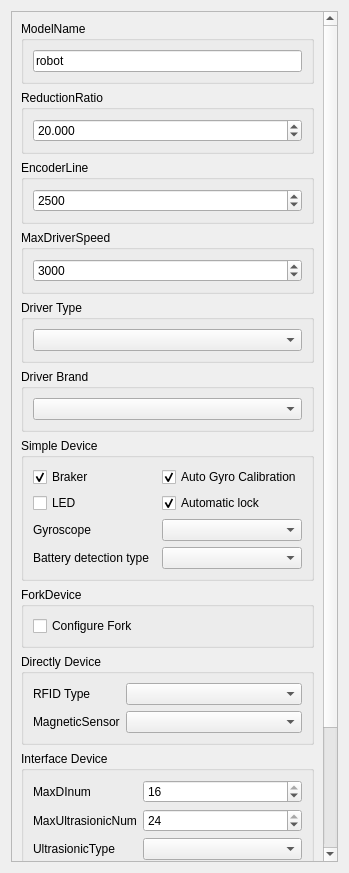
<?xml version="1.0" encoding="UTF-8"?>
<ui version="4.0">
 <class>ModelBasicSettingWidget</class>
 <widget class="QWidget" name="ModelBasicSettingWidget">
  <property name="geometry">
   <rect>
    <x>0</x>
    <y>0</y>
    <width>349</width>
    <height>873</height>
   </rect>
  </property>
  <property name="sizePolicy">
   <sizepolicy hsizetype="Preferred" vsizetype="Preferred">
    <horstretch>0</horstretch>
    <verstretch>0</verstretch>
   </sizepolicy>
  </property>
  <property name="minimumSize">
   <size>
    <width>300</width>
    <height>0</height>
   </size>
  </property>
  <property name="mouseTracking">
   <bool>true</bool>
  </property>
  <property name="focusPolicy">
   <enum>Qt::ClickFocus</enum>
  </property>
  <property name="windowTitle">
   <string>Form</string>
  </property>
  <layout class="QVBoxLayout" name="verticalLayout_8">
   <item>
    <widget class="QScrollArea" name="scrollArea">
     <property name="sizePolicy">
      <sizepolicy hsizetype="Preferred" vsizetype="Preferred">
       <horstretch>0</horstretch>
       <verstretch>0</verstretch>
      </sizepolicy>
     </property>
     <property name="horizontalScrollBarPolicy">
      <enum>Qt::ScrollBarAsNeeded</enum>
     </property>
     <property name="widgetResizable">
      <bool>true</bool>
     </property>
     <widget class="QWidget" name="scrollAreaWidgetContents">
      <property name="geometry">
       <rect>
        <x>0</x>
        <y>0</y>
        <width>333</width>
        <height>1006</height>
       </rect>
      </property>
      <layout class="QVBoxLayout" name="verticalLayout_3">
       <item>
        <widget class="QGroupBox" name="groupBox">
         <property name="title">
          <string>ModelName</string>
         </property>
         <layout class="QVBoxLayout" name="verticalLayout_2">
          <item>
           <widget class="customLineEdit" name="lineEdit_model_name">
            <property name="sizePolicy">
             <sizepolicy hsizetype="Preferred" vsizetype="Fixed">
              <horstretch>0</horstretch>
              <verstretch>0</verstretch>
             </sizepolicy>
            </property>
            <property name="text">
             <string>robot</string>
            </property>
           </widget>
          </item>
         </layout>
        </widget>
       </item>
       <item>
        <widget class="QGroupBox" name="groupBox_7">
         <property name="title">
          <string>ReductionRatio</string>
         </property>
         <layout class="QHBoxLayout" name="horizontalLayout_7">
          <item>
           <widget class="customDoubleSpinBox" name="DoubleSpinBox_reductionRatio">
            <property name="toolTip">
             <string>范围[0,50]</string>
            </property>
            <property name="decimals">
             <number>3</number>
            </property>
            <property name="minimum">
             <double>1.000000000000000</double>
            </property>
            <property name="maximum">
             <double>50.000000000000000</double>
            </property>
            <property name="value">
             <double>20.000000000000000</double>
            </property>
           </widget>
          </item>
         </layout>
        </widget>
       </item>
       <item>
        <widget class="QGroupBox" name="groupBox_8">
         <property name="title">
          <string>EncoderLine</string>
         </property>
         <layout class="QHBoxLayout" name="horizontalLayout_8">
          <item>
           <widget class="customSpinBox" name="SpinBox_encoderLine">
            <property name="toolTip">
             <string>范围[0,5000]</string>
            </property>
            <property name="maximum">
             <number>5000</number>
            </property>
            <property name="singleStep">
             <number>10</number>
            </property>
            <property name="value">
             <number>2500</number>
            </property>
            <property name="displayIntegerBase">
             <number>10</number>
            </property>
           </widget>
          </item>
         </layout>
        </widget>
       </item>
       <item>
        <widget class="QGroupBox" name="groupBox_9">
         <property name="title">
          <string>MaxDriverSpeed</string>
         </property>
         <layout class="QHBoxLayout" name="horizontalLayout_9">
          <item>
           <widget class="customSpinBox" name="SpinBox_maxMotorRpm">
            <property name="toolTip">
             <string>范围[0,10000]</string>
            </property>
            <property name="maximum">
             <number>10000</number>
            </property>
            <property name="singleStep">
             <number>10</number>
            </property>
            <property name="value">
             <number>3000</number>
            </property>
           </widget>
          </item>
         </layout>
        </widget>
       </item>
       <item>
        <widget class="QGroupBox" name="groupBox_driverType">
         <property name="title">
          <string>Driver Type</string>
         </property>
         <layout class="QHBoxLayout" name="horizontalLayout_11">
          <item>
           <widget class="customComboBox" name="ComboBox_driver_type">
            <property name="currentIndex">
             <number>-1</number>
            </property>
           </widget>
          </item>
         </layout>
        </widget>
       </item>
       <item>
        <widget class="QGroupBox" name="groupBox_generalChasiss">
         <property name="title">
          <string>Driver Brand</string>
         </property>
         <layout class="QHBoxLayout" name="horizontalLayout_10">
          <item>
           <widget class="customComboBox" name="comboBox_driverBrand"/>
          </item>
         </layout>
        </widget>
       </item>
       <item>
        <widget class="QGroupBox" name="groupBox_13">
         <property name="title">
          <string>Simple Device</string>
         </property>
         <layout class="QVBoxLayout" name="verticalLayout_4">
          <item>
           <layout class="QGridLayout" name="gridLayout_2">
            <item row="0" column="1">
             <widget class="customCheckBox" name="checkBox_autoGyroCal">
              <property name="text">
               <string>Auto Gyro Calibration</string>
              </property>
              <property name="checked">
               <bool>true</bool>
              </property>
             </widget>
            </item>
            <item row="5" column="0">
             <widget class="QLabel" name="label">
              <property name="text">
               <string>Battery detection type</string>
              </property>
             </widget>
            </item>
            <item row="1" column="1">
             <widget class="customCheckBox" name="checkBox_autoBrake">
              <property name="text">
               <string>Automatic lock</string>
              </property>
              <property name="checked">
               <bool>true</bool>
              </property>
             </widget>
            </item>
            <item row="5" column="1">
             <widget class="customComboBox" name="comboBox_batteryInfo_type">
              <property name="currentIndex">
               <number>-1</number>
              </property>
             </widget>
            </item>
            <item row="0" column="0">
             <widget class="customCheckBox" name="checkBox_brake">
              <property name="text">
               <string>Braker</string>
              </property>
              <property name="checked">
               <bool>true</bool>
              </property>
             </widget>
            </item>
            <item row="1" column="0">
             <widget class="customCheckBox" name="checkBox_LED">
              <property name="text">
               <string>LED</string>
              </property>
             </widget>
            </item>
            <item row="4" column="1">
             <widget class="customComboBox" name="comboBox_gyro">
              <property name="currentIndex">
               <number>-1</number>
              </property>
             </widget>
            </item>
            <item row="4" column="0">
             <widget class="QLabel" name="label_3">
              <property name="text">
               <string>Gyroscope</string>
              </property>
             </widget>
            </item>
           </layout>
          </item>
         </layout>
        </widget>
       </item>
       <item>
        <widget class="QGroupBox" name="groupBox_2">
         <property name="title">
          <string>ForkDevice</string>
         </property>
         <layout class="QVBoxLayout" name="verticalLayout_6">
          <item>
           <widget class="customCheckBox" name="checkBox_forkConfigure">
            <property name="text">
             <string>Configure Fork</string>
            </property>
           </widget>
          </item>
          <item>
           <layout class="QVBoxLayout" name="verticalLayout_fork"/>
          </item>
         </layout>
        </widget>
       </item>
       <item>
        <widget class="QGroupBox" name="groupBox_14">
         <property name="title">
          <string>Directly Device</string>
         </property>
         <layout class="QVBoxLayout" name="verticalLayout_7">
          <item>
           <layout class="QFormLayout" name="formLayout">
            <item row="0" column="0">
             <widget class="QLabel" name="label_RFID_type">
              <property name="text">
               <string>RFID Type</string>
              </property>
             </widget>
            </item>
            <item row="0" column="1">
             <widget class="customComboBox" name="combox_RFID_type">
              <property name="currentIndex">
               <number>-1</number>
              </property>
             </widget>
            </item>
            <item row="1" column="0">
             <widget class="QLabel" name="label_magneticSensor">
              <property name="text">
               <string>MagneticSensor</string>
              </property>
             </widget>
            </item>
            <item row="1" column="1">
             <widget class="customComboBox" name="comboBox_magneticSensor_type">
              <property name="currentIndex">
               <number>-1</number>
              </property>
             </widget>
            </item>
           </layout>
          </item>
         </layout>
        </widget>
       </item>
       <item>
        <widget class="QGroupBox" name="groupBox_15">
         <property name="title">
          <string>Interface Device</string>
         </property>
         <layout class="QHBoxLayout" name="horizontalLayout">
          <item>
           <layout class="QFormLayout" name="formLayout_2">
            <item row="0" column="0">
             <widget class="QLabel" name="label_DI">
              <property name="text">
               <string>MaxDInum</string>
              </property>
             </widget>
            </item>
            <item row="0" column="1">
             <widget class="customSpinBox" name="spinBox_DI">
              <property name="toolTip">
               <string>range:[0,16][The number of DI already exists in the scenario,maxinum]</string>
              </property>
              <property name="maximum">
               <number>16</number>
              </property>
              <property name="value">
               <number>16</number>
              </property>
             </widget>
            </item>
            <item row="1" column="0">
             <widget class="QLabel" name="label_ultrasonic">
              <property name="text">
               <string>MaxUltrasionicNum</string>
              </property>
             </widget>
            </item>
            <item row="1" column="1">
             <widget class="customSpinBox" name="spinBox_ultrasonic">
              <property name="toolTip">
               <string>range:[0,24][The number of Ulstronic already existes in the scenario,maxinum]</string>
              </property>
              <property name="maximum">
               <number>24</number>
              </property>
              <property name="value">
               <number>24</number>
              </property>
             </widget>
            </item>
            <item row="2" column="0">
             <widget class="QLabel" name="label_ultrasonic_type">
              <property name="text">
               <string>UltrasionicType</string>
              </property>
             </widget>
            </item>
            <item row="2" column="1">
             <widget class="customComboBox" name="comboBox_ultrasonic_type">
              <property name="currentIndex">
               <number>-1</number>
              </property>
             </widget>
            </item>
            <item row="3" column="0">
             <widget class="QLabel" name="label_DO">
              <property name="text">
               <string>MaxDoNum</string>
              </property>
             </widget>
            </item>
            <item row="3" column="1">
             <widget class="customSpinBox" name="spinBox_DO">
              <property name="toolTip">
               <string>range:[0,16][The number of DO altready existes in the scenario,maxinum]</string>
              </property>
              <property name="maximum">
               <number>16</number>
              </property>
              <property name="value">
               <number>16</number>
              </property>
             </widget>
            </item>
            <item row="4" column="0">
             <layout class="QVBoxLayout" name="verticalLayout">
              <item>
               <widget class="QLabel" name="label_2">
                <property name="sizePolicy">
                 <sizepolicy hsizetype="Expanding" vsizetype="Preferred">
                  <horstretch>0</horstretch>
                  <verstretch>0</verstretch>
                 </sizepolicy>
                </property>
                <property name="layoutDirection">
                 <enum>Qt::RightToLeft</enum>
                </property>
                <property name="inputMethodHints">
                 <set>Qt::ImhNone</set>
                </property>
                <property name="text">
                 <string>DO status</string>
                </property>
                <property name="alignment">
                 <set>Qt::AlignLeading|Qt::AlignLeft|Qt::AlignVCenter</set>
                </property>
               </widget>
              </item>
              <item>
               <layout class="QFormLayout" name="formLayout_3">
                <item row="0" column="0">
                 <widget class="QPushButton" name="pushButton_on">
                  <property name="enabled">
                   <bool>false</bool>
                  </property>
                  <property name="text">
                   <string/>
                  </property>
                 </widget>
                </item>
                <item row="0" column="1">
                 <widget class="QLabel" name="label_4">
                  <property name="text">
                   <string>Power On</string>
                  </property>
                 </widget>
                </item>
                <item row="1" column="0">
                 <widget class="QPushButton" name="pushButton_off">
                  <property name="enabled">
                   <bool>false</bool>
                  </property>
                  <property name="text">
                   <string/>
                  </property>
                 </widget>
                </item>
                <item row="1" column="1">
                 <widget class="QLabel" name="label_5">
                  <property name="text">
                   <string>Power Off</string>
                  </property>
                 </widget>
                </item>
               </layout>
              </item>
              <item>
               <spacer name="verticalSpacer_2">
                <property name="orientation">
                 <enum>Qt::Vertical</enum>
                </property>
                <property name="sizeHint" stdset="0">
                 <size>
                  <width>20</width>
                  <height>40</height>
                 </size>
                </property>
               </spacer>
              </item>
             </layout>
            </item>
            <item row="5" column="0">
             <widget class="QLabel" name="label_6">
              <property name="text">
               <string/>
              </property>
             </widget>
            </item>
            <item row="4" column="1">
             <layout class="QGridLayout" name="gridLayout_DO">
              <property name="leftMargin">
               <number>5</number>
              </property>
              <property name="spacing">
               <number>15</number>
              </property>
             </layout>
            </item>
           </layout>
          </item>
         </layout>
        </widget>
       </item>
      </layout>
      <zorder>groupBox_7</zorder>
      <zorder>groupBox_8</zorder>
      <zorder>groupBox_9</zorder>
      <zorder>groupBox_driverType</zorder>
      <zorder>groupBox_13</zorder>
      <zorder>groupBox_14</zorder>
      <zorder>groupBox_generalChasiss</zorder>
      <zorder>groupBox_15</zorder>
      <zorder>groupBox</zorder>
      <zorder>groupBox_2</zorder>
     </widget>
    </widget>
   </item>
  </layout>
 </widget>
 <customwidgets>
  <customwidget>
   <class>customComboBox</class>
   <extends>QComboBox</extends>
   <header>ModelCustomWidget.h</header>
  </customwidget>
  <customwidget>
   <class>customDoubleSpinBox</class>
   <extends>QDoubleSpinBox</extends>
   <header>ModelCustomWidget.h</header>
  </customwidget>
  <customwidget>
   <class>customSpinBox</class>
   <extends>QSpinBox</extends>
   <header>ModelCustomWidget.h</header>
  </customwidget>
  <customwidget>
   <class>customCheckBox</class>
   <extends>QCheckBox</extends>
   <header>ModelCustomWidget.h</header>
  </customwidget>
  <customwidget>
   <class>customLineEdit</class>
   <extends>QLineEdit</extends>
   <header>ModelCustomWidget.h</header>
  </customwidget>
 </customwidgets>
 <resources/>
 <connections/>
</ui>
